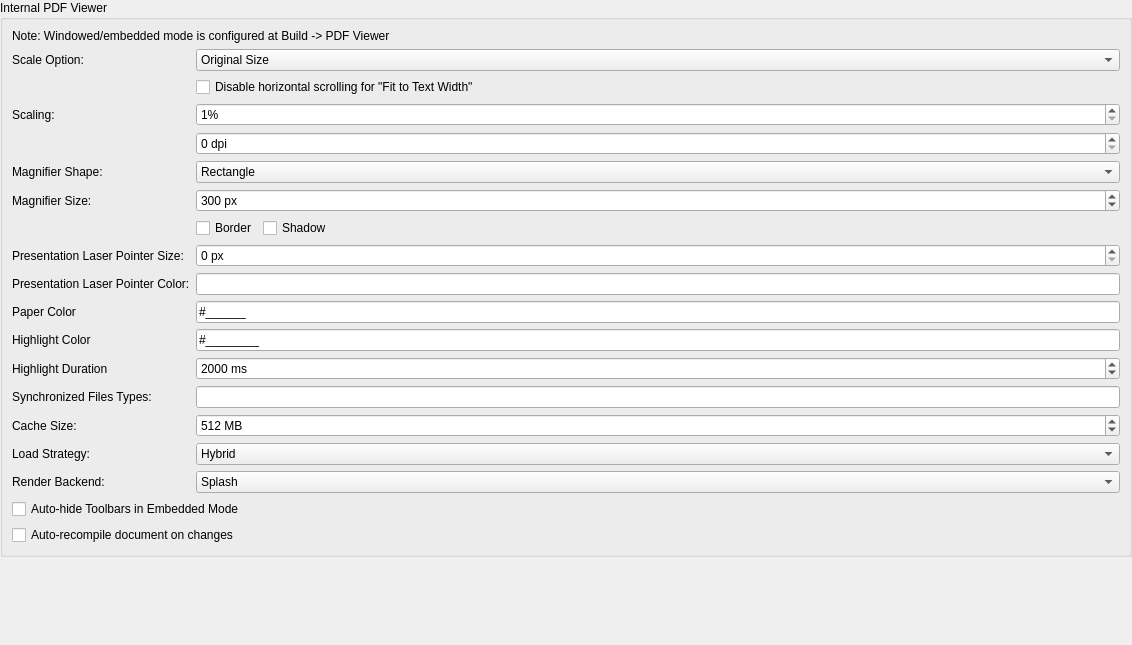
             <widget class="QWidget" name="scrollAreaPDFviewerLayout">
              <property name="geometry">
               <rect>
                <x>0</x>
                <y>0</y>
                <width>1132</width>
                <height>645</height>
               </rect>
              </property>
              <layout class="QVBoxLayout" name="verticalLayout_16">
               <property name="leftMargin">
                <number>0</number>
               </property>
               <property name="topMargin">
                <number>0</number>
               </property>
               <property name="rightMargin">
                <number>0</number>
               </property>
               <property name="bottomMargin">
                <number>0</number>
               </property>
               <item>
                <widget class="QGroupBox" name="groupBox_8">
                 <property name="title">
                  <string>Internal PDF Viewer</string>
                 </property>
                 <layout class="QGridLayout" name="gridLayout_4">
                  <item row="3" column="1">
                   <widget class="QSpinBox" name="spinBoxPreviewScale">
                    <property name="sizePolicy">
                     <sizepolicy hsizetype="Minimum" vsizetype="Fixed">
                      <horstretch>0</horstretch>
                      <verstretch>0</verstretch>
                     </sizepolicy>
                    </property>
                    <property name="specialValueText">
                     <string notr="true"/>
                    </property>
                    <property name="suffix">
                     <string>%</string>
                    </property>
                    <property name="minimum">
                     <number>1</number>
                    </property>
                    <property name="maximum">
                     <number>10000</number>
                    </property>
                   </widget>
                  </item>
                  <item row="3" column="0">
                   <widget class="QLabel" name="label_29">
                    <property name="text">
                     <string>Scaling:</string>
                    </property>
                   </widget>
                  </item>
                  <item row="16" column="0">
                   <widget class="QLabel" name="label_69">
                    <property name="text">
                     <string>Load Strategy:</string>
                    </property>
                    <property name="advancedOption" stdset="0">
                     <bool>true</bool>
                    </property>
                   </widget>
                  </item>
                  <item row="19" column="0" colspan="2">
                   <widget class="QCheckBox" name="autoRecompileFullDocument">
                    <property name="text">
                     <string>Auto-recompile document on changes</string>
                    </property>
                   </widget>
                  </item>
                  <item row="15" column="0">
                   <widget class="QLabel" name="label_18">
                    <property name="text">
                     <string>Cache Size:</string>
                    </property>
                    <property name="advancedOption" stdset="0">
                     <bool>true</bool>
                    </property>
                   </widget>
                  </item>
                  <item row="6" column="1">
                   <widget class="QSpinBox" name="spinBoxPreviewMagnifierSize">
                    <property name="suffix">
                     <string> px</string>
                    </property>
                    <property name="prefix">
                     <string/>
                    </property>
                    <property name="minimum">
                     <number>50</number>
                    </property>
                    <property name="maximum">
                     <number>10000</number>
                    </property>
                    <property name="singleStep">
                     <number>50</number>
                    </property>
                    <property name="value">
                     <number>300</number>
                    </property>
                   </widget>
                  </item>
                  <item row="12" column="1">
                   <widget class="QSpinBox" name="spinBoxHighlightDuration">
                    <property name="specialValueText">
                     <string>Infinite</string>
                    </property>
                    <property name="suffix">
                     <string notr="true"> ms</string>
                    </property>
                    <property name="maximum">
                     <number>86400000</number>
                    </property>
                    <property name="value">
                     <number>2000</number>
                    </property>
                    <property name="advancedOption" stdset="0">
                     <bool>true</bool>
                    </property>
                   </widget>
                  </item>
                  <item row="4" column="1">
                   <widget class="QSpinBox" name="spinBoxPreviewDPI">
                    <property name="suffix">
                     <string> dpi</string>
                    </property>
                    <property name="maximum">
                     <number>600</number>
                    </property>
                   </widget>
                  </item>
                  <item row="16" column="1">
                   <widget class="QComboBox" name="comboBoxPDFLoadStrategy">
                    <property name="toolTip">
                     <string>&lt;html&gt;&lt;head/&gt;&lt;body&gt;&lt;p&gt;Defines how a PDF is loaded:&lt;/p&gt;&lt;p&gt;&lt;b&gt;Buffered:&lt;/b&gt; Load the file into a buffer and check for completeness. Then pass the data on to poppler. This was primarily introduced as a speedup for old poppler versions (&amp;lt;0.24) which were not thread-safe. It has been reported that poppler may crash when loading large buffers. Therefore this option is deprecated.&lt;/p&gt;&lt;p&gt;&lt;b&gt;Direct:&lt;/b&gt; Use native poppler file loading. This is fastest, but does not allow checking for incomplete files.&lt;/p&gt;&lt;p&gt;&lt;b&gt;Hybrid (recommended):&lt;/b&gt; First load file into buffer and check for completeness. Use that buffer for small documents (&amp;lt; 50MB). Large files are loaded using native poppler file loading. This combines file-checking while preventing problems with large PDF files.&lt;/p&gt;&lt;/body&gt;&lt;/html&gt;</string>
                    </property>
                    <property name="currentIndex">
                     <number>2</number>
                    </property>
                    <property name="advancedOption" stdset="0">
                     <bool>true</bool>
                    </property>
                    <item>
                     <property name="text">
                      <string>Buffered</string>
                     </property>
                    </item>
                    <item>
                     <property name="text">
                      <string>Direct</string>
                     </property>
                    </item>
                    <item>
                     <property name="text">
                      <string>Hybrid</string>
                     </property>
                    </item>
                   </widget>
                  </item>
                  <item row="12" column="0">
                   <widget class="QLabel" name="label_66">
                    <property name="text">
                     <string>Highlight Duration</string>
                    </property>
                    <property name="advancedOption" stdset="0">
                     <bool>true</bool>
                    </property>
                   </widget>
                  </item>
                  <item row="11" column="1">
                   <widget class="QLineEdit" name="lineEditHighlightColor">
                    <property name="toolTip">
                     <string>Specify as hexadecimal RGBA value. Note: The transparency is required because the highlighting is drawn on top of the text due to technical limitations.</string>
                    </property>
                    <property name="inputMask">
                     <string>\#HHHHHHHH;_</string>
                    </property>
                    <property name="text">
                     <string notr="true">#</string>
                    </property>
                    <property name="advancedOption" stdset="0">
                     <bool>true</bool>
                    </property>
                   </widget>
                  </item>
                  <item row="5" column="1">
                   <widget class="QComboBox" name="comboBoxPreviewMagnifierShape">
                    <item>
                     <property name="text">
                      <string>Rectangle</string>
                     </property>
                    </item>
                    <item>
                     <property name="text">
                      <string>Circle</string>
                     </property>
                    </item>
                   </widget>
                  </item>
                  <item row="14" column="1">
                   <widget class="QLineEdit" name="lineEditPreviewSyncFileMask">
                    <property name="sizePolicy">
                     <sizepolicy hsizetype="Preferred" vsizetype="Fixed">
                      <horstretch>0</horstretch>
                      <verstretch>0</verstretch>
                     </sizepolicy>
                    </property>
                    <property name="advancedOption" stdset="0">
                     <bool>true</bool>
                    </property>
                   </widget>
                  </item>
                  <item row="11" column="0">
                   <widget class="QLabel" name="label_67">
                    <property name="text">
                     <string>Highlight Color</string>
                    </property>
                    <property name="advancedOption" stdset="0">
                     <bool>true</bool>
                    </property>
                   </widget>
                  </item>
                  <item row="10" column="1">
                   <widget class="QLineEdit" name="lineEditPaperColor">
                    <property name="toolTip">
                     <string>Default background color. Specify as hexadecimal RGB value. Note: This will only affect PDFs loaded after the change of the option. The paper color of already open PDFs is not modified.</string>
                    </property>
                    <property name="inputMask">
                     <string notr="true">\#HHHHHH;_</string>
                    </property>
                    <property name="text">
                     <string notr="true">#</string>
                    </property>
                    <property name="advancedOption" stdset="0">
                     <bool>true</bool>
                    </property>
                   </widget>
                  </item>
                  <item row="4" column="0">
                   <widget class="QLabel" name="labelScreenResolution">
                    <property name="text">
                     <string notr="true">&lt;ScreenResolution&gt;</string>
                    </property>
                   </widget>
                  </item>
                  <item row="7" column="1">
                   <layout class="QHBoxLayout" name="HBoxLayout_magnifier">
                    <item>
                     <widget class="QCheckBox" name="checkBoxPreviewMagnifierBorder">
                      <property name="text">
                       <string>Border</string>
                      </property>
                     </widget>
                    </item>
                    <item>
                     <widget class="QCheckBox" name="checkBoxPreviewMagnifierShadow">
                      <property name="text">
                       <string>Shadow</string>
                      </property>
                     </widget>
                    </item>
                    <item>
                     <spacer>
                      <property name="orientation">
                       <enum>Qt::Orientation::Horizontal</enum>
                      </property>
                      <property name="sizeHint" stdset="0">
                       <size>
                        <width>0</width>
                        <height>0</height>
                       </size>
                      </property>
                     </spacer>
                    </item>
                   </layout>
                  </item>
                  <item row="1" column="1">
                   <widget class="QComboBox" name="comboBoxPreviewScale">
                    <item>
                     <property name="text">
                      <string>Original Size</string>
                     </property>
                    </item>
                    <item>
                     <property name="text">
                      <string>Fit to Window Width</string>
                     </property>
                    </item>
                    <item>
                     <property name="text">
                      <string>Fit to Window Size</string>
                     </property>
                    </item>
                    <item>
                     <property name="text">
                      <string>Scaled Size</string>
                     </property>
                    </item>
                    <item>
                     <property name="text">
                      <string>Fit to Text Width</string>
                     </property>
                    </item>
                   </widget>
                  </item>
                  <item row="15" column="1">
                   <widget class="QSpinBox" name="spinBoxCacheSizeMB">
                    <property name="suffix">
                     <string> MB</string>
                    </property>
                    <property name="minimum">
                     <number>100</number>
                    </property>
                    <property name="maximum">
                     <number>1024</number>
                    </property>
                    <property name="singleStep">
                     <number>100</number>
                    </property>
                    <property name="value">
                     <number>512</number>
                    </property>
                    <property name="advancedOption" stdset="0">
                     <bool>true</bool>
                    </property>
                   </widget>
                  </item>
                  <item row="14" column="0">
                   <widget class="QLabel" name="label_34">
                    <property name="text">
                     <string>Synchronized Files Types:</string>
                    </property>
                    <property name="advancedOption" stdset="0">
                     <bool>true</bool>
                    </property>
                   </widget>
                  </item>
                  <item row="10" column="0">
                   <widget class="QLabel" name="label_84">
                    <property name="text">
                     <string>Paper Color</string>
                    </property>
                    <property name="advancedOption" stdset="0">
                     <bool>true</bool>
                    </property>
                   </widget>
                  </item>
                  <item row="17" column="0">
                   <widget class="QLabel" name="label_76">
                    <property name="toolTip">
                     <string>The Render Backend used by the PDF library poppler.
'Splash' is the default and suitable for most situations.
If there are rendering issues, you may try the alternative 'Arthur' backend.
Note: Changing this setting will only affect documents that are opened afterwards.</string>
                    </property>
                    <property name="text">
                     <string>Render Backend:</string>
                    </property>
                    <property name="advancedOption" stdset="0">
                     <bool>true</bool>
                    </property>
                   </widget>
                  </item>
                  <item row="8" column="0">
                   <widget class="QLabel" name="label_88">
                    <property name="text">
                     <string>Presentation Laser Pointer Size:</string>
                    </property>
                   </widget>
                  </item>
                  <item row="0" column="0" colspan="2">
                   <widget class="QLabel" name="label_77">
                    <property name="text">
                     <string>Note: Windowed/embedded mode is configured at Build -&gt; PDF Viewer</string>
                    </property>
                   </widget>
                  </item>
                  <item row="2" column="1">
                   <widget class="QCheckBox" name="checkBoxDisableHorizontalScrollingForFitToTextWidth">
                    <property name="text">
                     <string>Disable horizontal scrolling for &quot;Fit to Text Width&quot;</string>
                    </property>
                    <property name="advancedOption" stdset="0">
                     <bool>true</bool>
                    </property>
                   </widget>
                  </item>
                  <item row="1" column="0">
                   <widget class="QLabel" name="label_28">
                    <property name="text">
                     <string>Scale Option:</string>
                    </property>
                   </widget>
                  </item>
                  <item row="5" column="0">
                   <widget class="QLabel" name="label_26">
                    <property name="text">
                     <string>Magnifier Shape:</string>
                    </property>
                   </widget>
                  </item>
                  <item row="17" column="1">
                   <widget class="QComboBox" name="comboBoxPDFRenderBackend">
                    <property name="toolTip">
                     <string>The Render Backend used by the PDF library poppler.
'Splash' is the default and suitable for most situations.
If there are rendering issues, you may try the alternative 'Arthur' backend.
Note: Changing this setting will only affect documents that are opened afterwards.</string>
                    </property>
                    <property name="advancedOption" stdset="0">
                     <bool>true</bool>
                    </property>
                    <item>
                     <property name="text">
                      <string notr="true">Splash</string>
                     </property>
                    </item>
                    <item>
                     <property name="text">
                      <string notr="true">Arthur</string>
                     </property>
                    </item>
                   </widget>
                  </item>
                  <item row="6" column="0">
                   <widget class="QLabel" name="label_25">
                    <property name="text">
                     <string>Magnifier Size:</string>
                    </property>
                   </widget>
                  </item>
                  <item row="18" column="0" colspan="2">
                   <widget class="QCheckBox" name="autoHideToolbars">
                    <property name="text">
                     <string>Auto-hide Toolbars in Embedded Mode</string>
                    </property>
                   </widget>
                  </item>
                  <item row="9" column="0">
                   <widget class="QLabel" name="label_89">
                    <property name="text">
                     <string>Presentation Laser Pointer Color:</string>
                    </property>
                   </widget>
                  </item>
                  <item row="8" column="1">
                   <widget class="QSpinBox" name="spinBoxPreviewLaserPointerSize">
                    <property name="suffix">
                     <string> px</string>
                    </property>
                   </widget>
                  </item>
                  <item row="9" column="1">
                   <widget class="QLineEdit" name="lineEditLaserPointerColor"/>
                  </item>
                 </layout>
                </widget>
               </item>
               <item>
                <spacer name="verticalSpacer_7">
                 <property name="orientation">
                  <enum>Qt::Orientation::Vertical</enum>
                 </property>
                 <property name="sizeHint" stdset="0">
                  <size>
                   <width>20</width>
                   <height>40</height>
                  </size>
                 </property>
                </spacer>
               </item>
              </layout>
             </widget>
